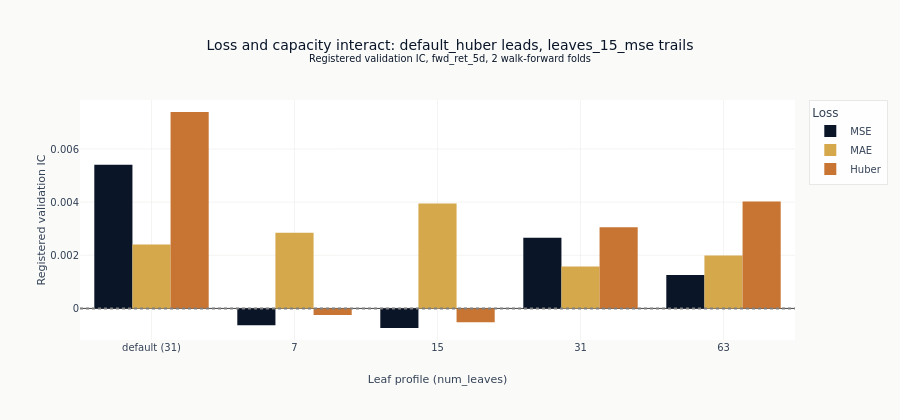

The notebook cell this image was saved under:
### Markdown cell above
### Loss function vs leaf count

Reshaping the same 15 results as leaf profile against loss function isolates
what drives the ranking. Neither loss nor leaf count dominates by itself: the
default Huber configuration leads, while the 15-leaf MSE configuration trails.
The interaction between capacity and loss matters more than either axis alone.

### Code cell
PROFILES = ["default", "leaves_7", "leaves_15", "leaves_31", "leaves_63"]
PROFILE_LABEL = {
    "default": "default (31)",
    "leaves_7": "7",
    "leaves_15": "15",
    "leaves_31": "31",
    "leaves_63": "63",
}
ic_by_config = {r["config_name"]: r["best_ic"] for r in results}
fig2 = go.Figure()
for loss in ("mse", "mae", "huber"):
    fig2.add_trace(
        go.Bar(
            x=[PROFILE_LABEL[p] for p in PROFILES],
            y=[ic_by_config.get(f"{p}_{loss}") for p in PROFILES],
            name=LOSS_LABEL[loss],
            marker_color=LOSS_COLOR[loss],
        )
    )
fig2.add_hline(y=0.0, line=dict(color="gray", dash="dot"))
# Force a categorical x-axis: the numeric-looking labels ("7", "31", ...) would
# otherwise coerce plotly to a linear axis, dropping the non-numeric "default" group.
fig2.update_xaxes(type="category")
fig2.update_layout(
    title_text=f"Loss and capacity interact: {best['config_name']} leads, "
    f"{results[-1]['config_name']} trails<br><sup>Registered validation IC, "
    "fwd_ret_5d, 2 walk-forward folds</sup>",
    xaxis_title="Leaf profile (num_leaves)",
    yaxis_title="Registered validation IC",
    barmode="group",
    height=420,
    legend_title_text="Loss",
)
fig2.show()

### Figure 1 — Plotly figure (JSON) as saved in the notebook; plotly's stock layout.template omitted (floating-point values rounded to 4 significant figures)
{"data": [{"marker": {"color": "#0a1628"}, "name": "MSE", "type": "bar", "x": ["default (31)", "7", "15", "31", "63"], "y": [0.005407, -0.0006345, -0.0007376, 0.002664, 0.001259]}, {"marker": {"color": "#D4A84B"}, "name": "MAE", "type": "bar", "x": ["default (31)", "7", "15", "31", "63"], "y": [0.002408, 0.002853, 0.003946, 0.001577, 0.001992]}, {"marker": {"color": "#C87533"}, "name": "Huber", "type": "bar", "x": ["default (31)", "7", "15", "31", "63"], "y": [0.007394, -0.0002446, -0.0005208, 0.003054, 0.004021]}], "layout": {"barmode": "group", "height": 420, "legend": {"title": {"text": "Loss"}}, "shapes": [{"line": {"color": "gray", "dash": "dot"}, "type": "line", "x0": 0, "x1": 1, "xref": "x domain", "y0": 0.0, "y1": 0.0, "yref": "y"}], "title": {"text": "Loss and capacity interact: default_huber leads, leaves_15_mse trails<br><sup>Registered validation IC, fwd_ret_5d, 2 walk-forward folds</sup>"}, "xaxis": {"title": {"text": "Leaf profile (num_leaves)"}, "type": "category"}, "yaxis": {"title": {"text": "Registered validation IC"}}}}
